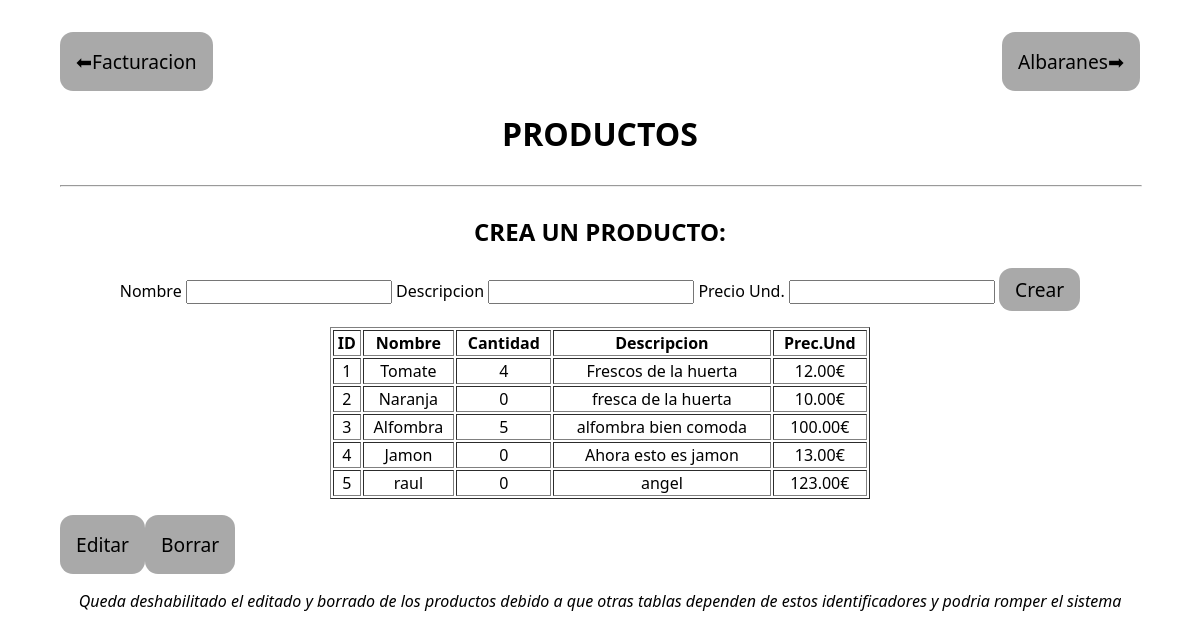
Before: /productos with the older database file.
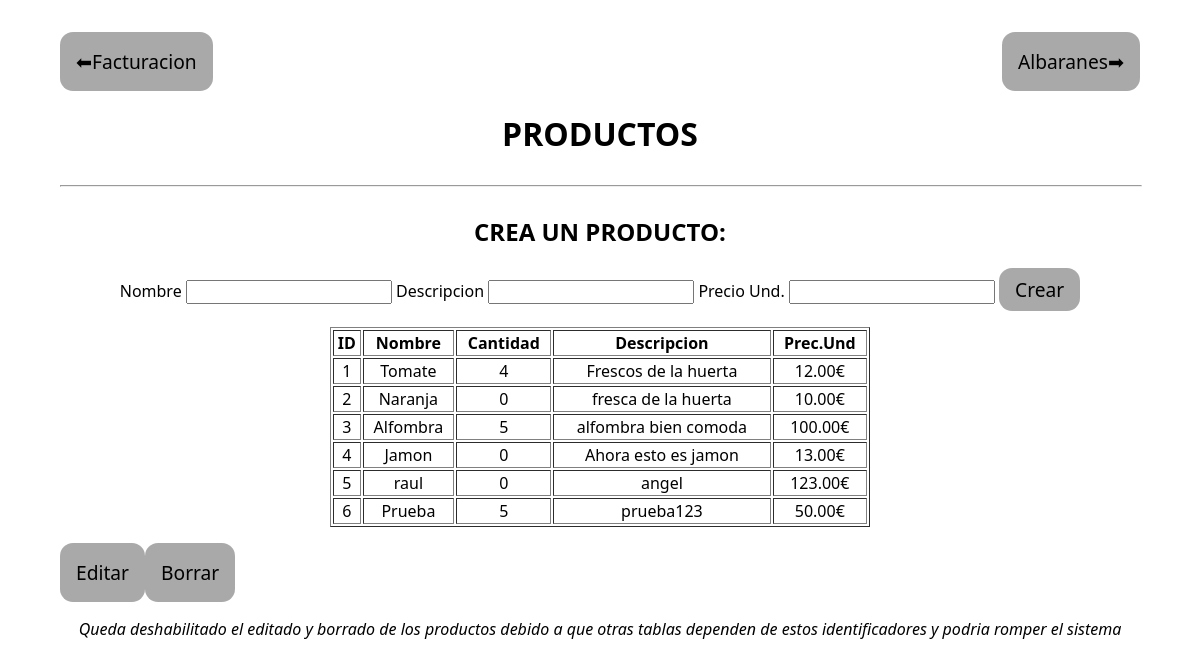
After: the same page with the newer database file.
### models.py (models this page shows)
class Producto(db.Model):
    __tablename__ = 'producto'
    id_producto = Column(Integer, primary_key=True,autoincrement=True)
    cantidad = Column(Integer, nullable=False)
    nombre = Column(String(200), nullable=False)
    descripcion = Column(String(255))
    precio_unitario = Column(Numeric(precision=10,scale=2), nullable=False)
    albaran = relationship('Albaran',backref='producto')
    facturacion = relationship('Facturacion', backref='producto')

### routes.py (the view, shortened to what this page needs)
@main.route('/productos',methods=["GET","POST"])
def mostrar_productos():
    productos = Producto.query.all()
    form = ProductosForm()
    return render_template("productos.html",productos=productos,form=form)

### form.py
class ProductosForm(FlaskForm):
    nombre = StringField('nombre',[validators.Length(min=4, max=200)])
    descripcion = StringField('descripcion',[validators.Length(min=4, max=255)])
    precio_unitario = IntegerField('precio', validators=[validators.DataRequired(), validators.NumberRange(min=0)])

### templates/productos.html (shortened to what this page needs)
<!DOCTYPE html>
<html lang="en">
<head>
    <link rel="stylesheet" href="static/style.css">
</head>
<body>
    <div style="
    display: flex;
    justify-content: space-between;
    width: 100%;">
        <button><a href="/facturacion">⬅Facturacion</a></button>  <button><a href="/albaranes">Albaranes➡</a></button>
    </div>
    <h1>PRODUCTOS</h1>
    <hr style="width: 100%;">
    <h2>CREA UN PRODUCTO:</h2>
    <form method="post">
        <label >Nombre {{form.nombre}}</label>
        <label >Descripcion {{form.descripcion}}</label>
        <label >Precio Und. {{form.precio_unitario}}</label>
        <button style="padding: 0.5rem 1rem;" type="submit">Crear</button>
    </form>
    <table border style="text-align: center;">
     <thead>
        <tr>
            <th>ID</th>
            <th>Nombre</th>
            <th>Cantidad</th>
            <th>Descripcion</th>
            <th>Prec.Und</th>
        </tr>
     </thead>
     <tbody>
        {% for producto in productos %}
        <tr>
            <td>{{producto.id_producto}}</td>
            <td>{{producto.nombre}}</td>
            <td>{{producto.cantidad}}</td>
            <td>{{producto.descripcion}}</td>
            <td>{{producto.precio_unitario}}€</td>
        </tr>
        {% endfor %}
     </tbody>
    </table>
     <div style="
     display: flex;
     width: 100%;">
        <button disabled>Editar</button>
        <button disabled>Borrar</button>
     </div>
     <p><i>Queda deshabilitado el editado y borrado de los productos debido a que otras tablas dependen de estos identificadores y podria romper el sistema</i></p>
</body>
</html>

Changed rows visible on the page:
added Producto: id_producto "6", nombre "Prueba", cantidad "5", descripcion "prueba123", precio_unitario "50.00"
